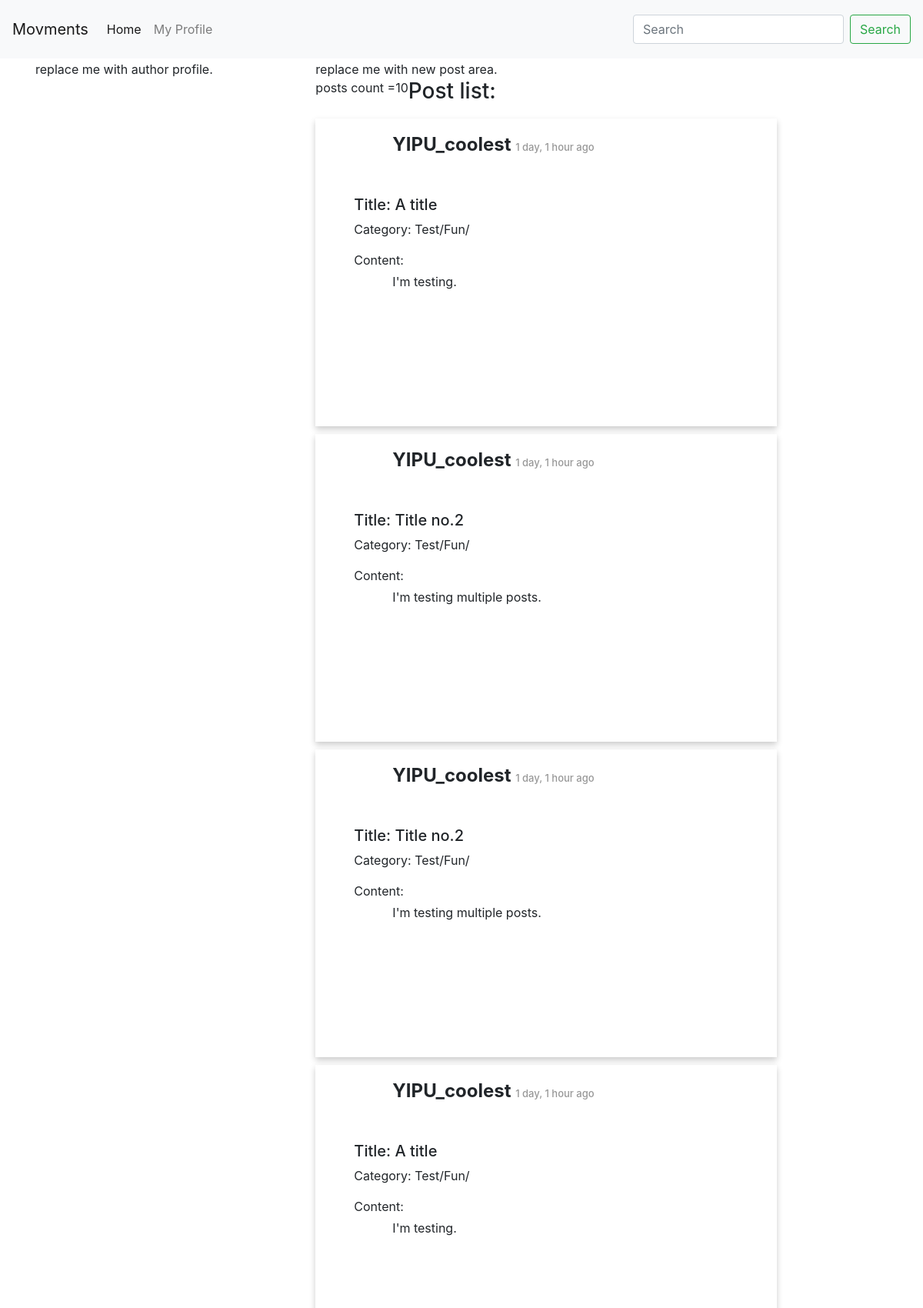
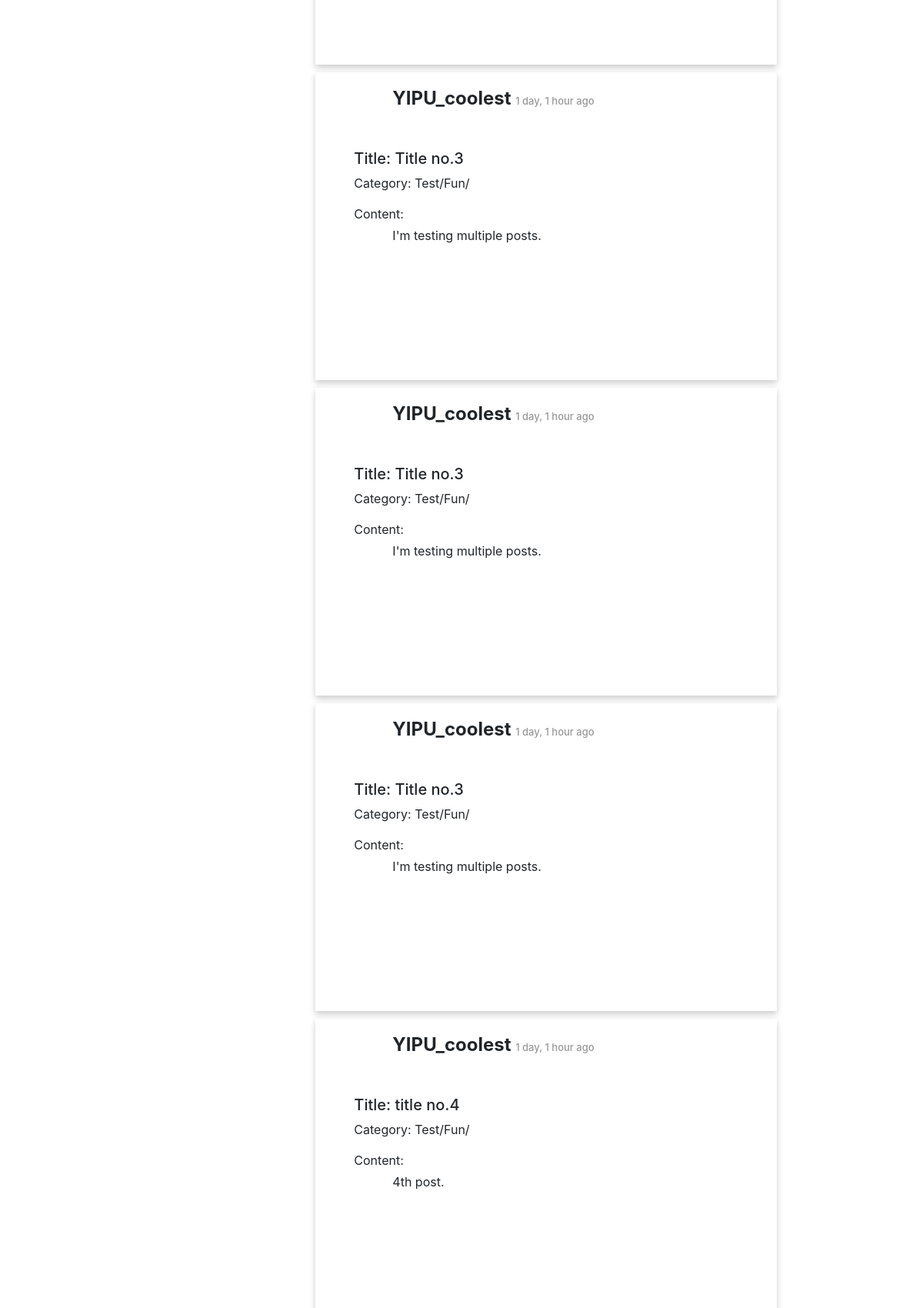
The page /service/author/199ab538-9a2f-49be-8fc9-bce9aa919115/posts/ (upper part) on the database its author committed (2 pictures, top to bottom).
### posting/models.py (models this page shows)
class Post(models.Model):
    POST_VISIBILITY = (
        ('PUBLIC', 'Public'),
        ('PRIVATE', 'Prviate to self'),
        ('FRIENDS', 'Private to friends'),
        ('FOAF', 'Private to friends of friends'),
        ('SERVERONLY', 'Private to local friends'),
    )
    CONTENT_TYPE = {
        ('text', 'text/plain'),
        ('md', 'text/markdown'),
    }
    id = models.UUIDField(primary_key=True, default=uuid.uuid4, editable=False)
    author = models.ForeignKey(Author, on_delete=models.CASCADE)
    title = models.CharField(max_length=50)
    content_type = models.CharField(max_length=4, default = 'text', choices=CONTENT_TYPE)
    content = models.CharField(max_length=200)
    category = models.CharField(max_length=200)
    pub_date = models.DateTimeField('date posted', auto_now_add=True, blank=True)
    visibility = models.CharField(max_length=10, default = 'PUBL', choices=POST_VISIBILITY)

### accounts/models.py (models this page shows, shortened)
class Author(AbstractBaseUser):
    email=models.EmailField(
        verbose_name='email address',
        max_length=60,
        unique=True,
    )
    uid_str = uuid.uuid4().urn
    uuid_str = uid_str[9:] # str(settings.HOSTNAME)+"/author/"+
    id = models.CharField(primary_key=True, default=uuid_str, editable=False,max_length=100,unique=True)
    displayName = models.CharField(max_length=30)
    host = models.URLField(default=settings.HOSTNAME, max_length=100)
    url = models.URLField(default=uuid_str,max_length=100)
    avatar = models.ImageField(upload_to='avatar/', default = 'avatar/default-avatar.png', blank=True, null=True)
    github = models.URLField(default="", max_length=100, null=True)
    bio = models.CharField(max_length=200, null=True)
    date_joined=models.DateField(verbose_name="date joined", auto_now=True)
    last_login=models.DateField(verbose_name="date joined", auto_now=True)
    is_active=models.BooleanField(default=True)
    is_admin=models.BooleanField(default=False)
    objects=AuthorManager()
    USERNAME_FIELD = 'email'
    REQUIRED_FIELDS = ['displayName', ]

### posting/views.py (the view)
# urls.py: path('author/<str:author_id>/posts/', views.ViewUserPosts, name='view user posts'),
def ViewUserPosts(request, author_id):
    author = User.objects.filter(id=author_id)[0]
    if request.method == 'GET':
        posts = Post.objects.filter(author=author)[:10]
        count = len(posts)
        size = 10
        origin = None
        next = None
        preivous = None
    context = {
        "query": "posts",
        "count": count,
        "size": size,
        "next": next,
        "previous": preivous,
        "posts": posts,
    }
    return render(request, "posting/myPost.html", context)

### posting/templates/posting/myPost.html
{% extends 'posting/home.html' %}
{% block content %}
posts count ={{ size }} <br>
{% if posts %}
<h3>Post list:</h3>
<ul>
    {% for post in posts %}
        {% include 'posting/post-full-view.html' with post=post %}
    {% endfor %}
</ul>
{% endif %}
{% endblock %}

### posting/templates/posting/post-full-view.html (shortened to what this page needs)
<div class="post-card">
    <h4 class="display-name"><b>{{ post.author.displayName }} </b> <span id="timestamp">{{ post.pub_date|timesince }} ago</span></h4>
    <div class="post-content">
        <h5>Title: {{post.title}}</h5>
        <p>Category: {{post.category}}</p>
        <p>Content:</p>
        <div class="post-content">
            <p>{{ post.content }}</p>
        </div>
    </div>
</div>

### rows shown on the page
Post: author.displayName "YIPU_coolest", pub_date "1 day, 1 hour", title "A title", category "Test/Fun/", content "I'm testing."
Post: author.displayName "YIPU_coolest", pub_date "1 day, 1 hour", title "Title no.2", category "Test/Fun/", content "I'm testing multiple posts."
Post: author.displayName "YIPU_coolest", pub_date "1 day, 1 hour", title "Title no.2", category "Test/Fun/", content "I'm testing multiple posts."
Post: author.displayName "YIPU_coolest", pub_date "1 day, 1 hour", title "A title", category "Test/Fun/", content "I'm testing."
Post: author.displayName "YIPU_coolest", pub_date "1 day, 1 hour", title "Title no.3", category "Test/Fun/", content "I'm testing multiple posts."
Post: author.displayName "YIPU_coolest", pub_date "1 day, 1 hour", title "Title no.3", category "Test/Fun/", content "I'm testing multiple posts."
Post: author.displayName "YIPU_coolest", pub_date "1 day, 1 hour", title "Title no.3", category "Test/Fun/", content "I'm testing multiple posts."
Post: author.displayName "YIPU_coolest", pub_date "1 day, 1 hour", title "title no.4", category "Test/Fun/", content "4th post."

### other values the page prints
{{ size }} "10"
